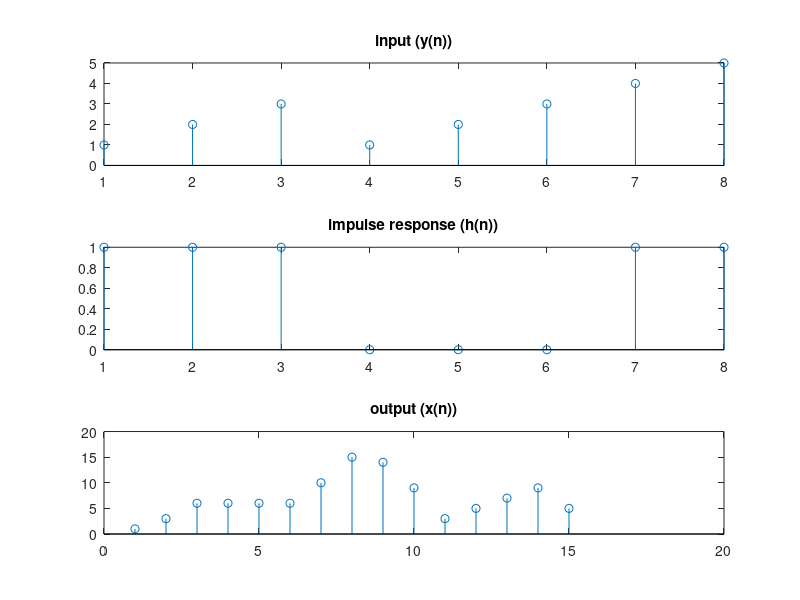

MATLAB code for this plot:
clc;
close all;


y1 = [ 1 2 3 1 2 3 4 5 ];
h1 = [ 1 1 1 0 0 0 1 1 ];

X = conv (y1, h1);


figure(1);

subplot(3,1,1)
stem(y1)
title('input (y(n))')
subplot(3,1,2)
stem(h1)
title('impulse response (h(n))');
subplot(3,1,3)
stem(X)
title('output (x(n))');